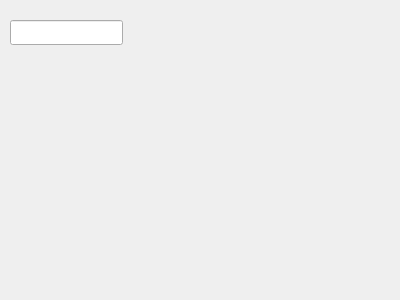
<?xml version="1.0" encoding="UTF-8"?>
<ui version="4.0">
 <class>testDialog</class>
 <widget class="QWidget" name="testDialog">
  <property name="geometry">
   <rect>
    <x>0</x>
    <y>0</y>
    <width>400</width>
    <height>300</height>
   </rect>
  </property>
  <property name="windowTitle">
   <string>Form</string>
  </property>
  <widget class="QLineEdit" name="lineEdit">
   <property name="geometry">
    <rect>
     <x>10</x>
     <y>20</y>
     <width>113</width>
     <height>25</height>
    </rect>
   </property>
  </widget>
 </widget>
 <resources/>
 <connections/>
</ui>
